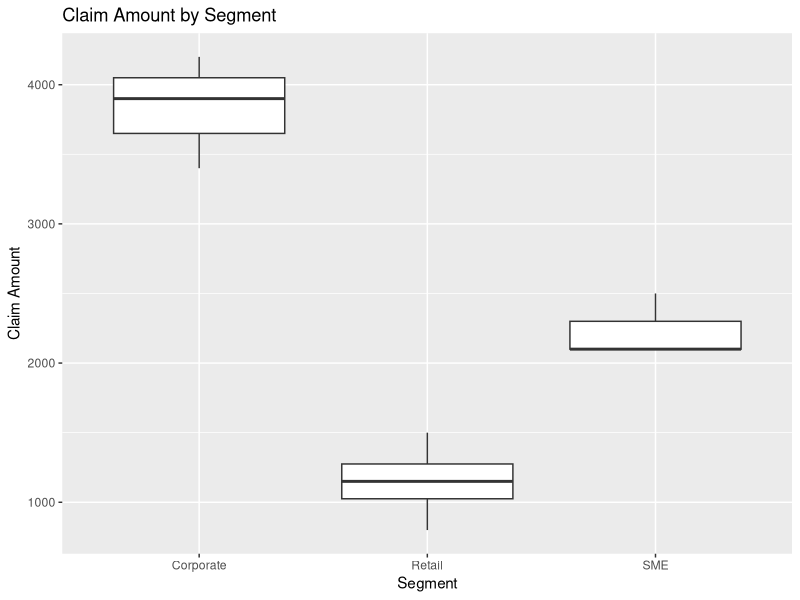
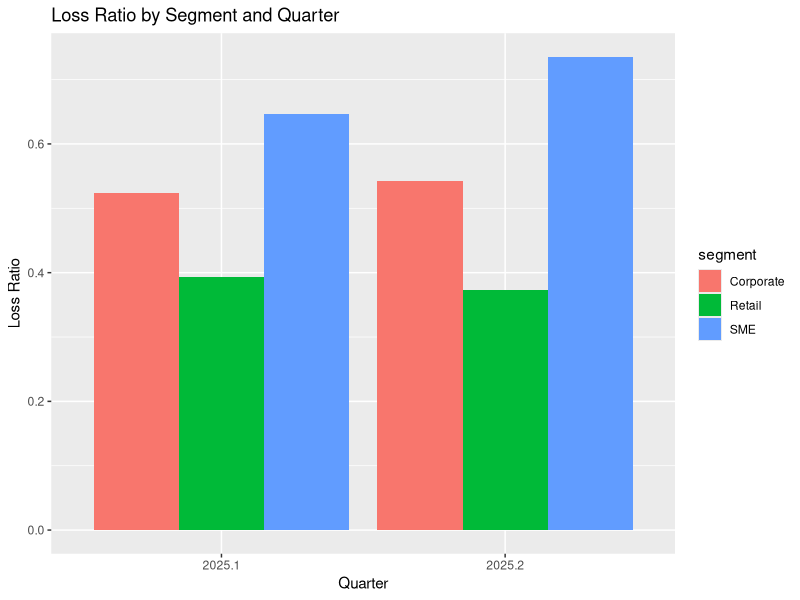

Recreate these plots in R, in order.
library(tidyverse)
library(lubridate)

claims_raw <- tibble(
  claim_id = 1:10,
  date = c("2025-01-15", "2025-01-20", "2025-02-05", "2025-02-18", "2025-03-02",
           "2025-03-10", "2025-03-14", "2025-04-01", "2025-04-08", "2025-04-20"),
  segment = c("Retail", "Corporate", "Retail", "SME", "Corporate",
              "Retail", "SME", "Corporate", "Retail", "SME"),
  claim_amount = c(1200, 3400, 800, NA, 4200, 1500, 2100, 3900, 1100, 2500),
  premium = c(3000, 7000, 2800, 3200, 7500, 3100, 3300, 7200, 2950, 3400)
)

claims_clean <- claims_raw %>%
  mutate(
    date = ymd(date),
    quarter = quarter(date, with_year = TRUE),
    claim_amount = replace_na(claim_amount, median(claim_amount, na.rm = TRUE))
  )

summary_table <- claims_clean %>%
  group_by(segment, quarter) %>%
  summarise(
    n_claims = n(),
    total_claim_amount = sum(claim_amount),
    avg_claim_amount = mean(claim_amount),
    total_premium = sum(premium),
    loss_ratio = total_claim_amount / total_premium,
    .groups = "drop"
  )

print(summary_table)

plot1 <- claims_clean %>%
  ggplot(aes(x = segment, y = claim_amount)) +
  geom_boxplot() +
  labs(
    title = "Claim Amount by Segment",
    x = "Segment",
    y = "Claim Amount"
  )

plot2 <- summary_table %>%
  ggplot(aes(x = factor(quarter), y = loss_ratio, fill = segment)) +
  geom_col(position = "dodge") +
  labs(
    title = "Loss Ratio by Segment and Quarter",
    x = "Quarter",
    y = "Loss Ratio"
  )

print(plot1)
print(plot2)
